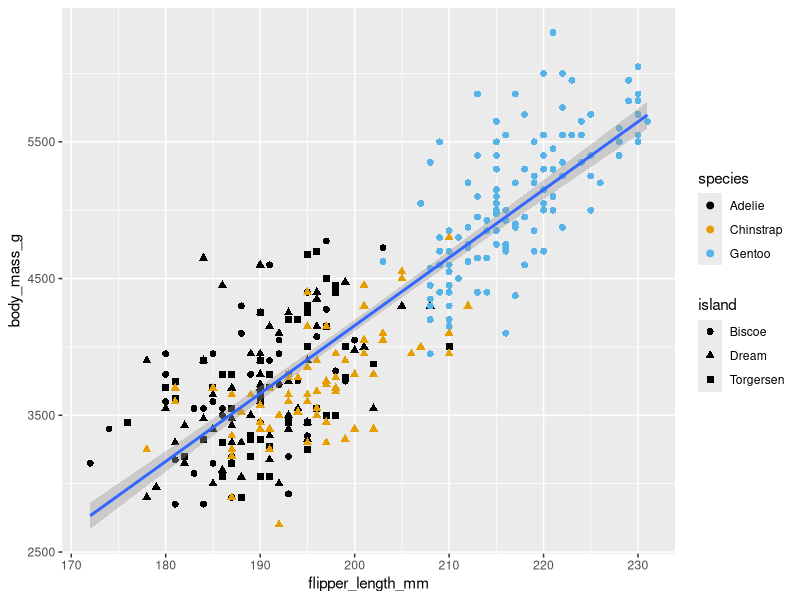
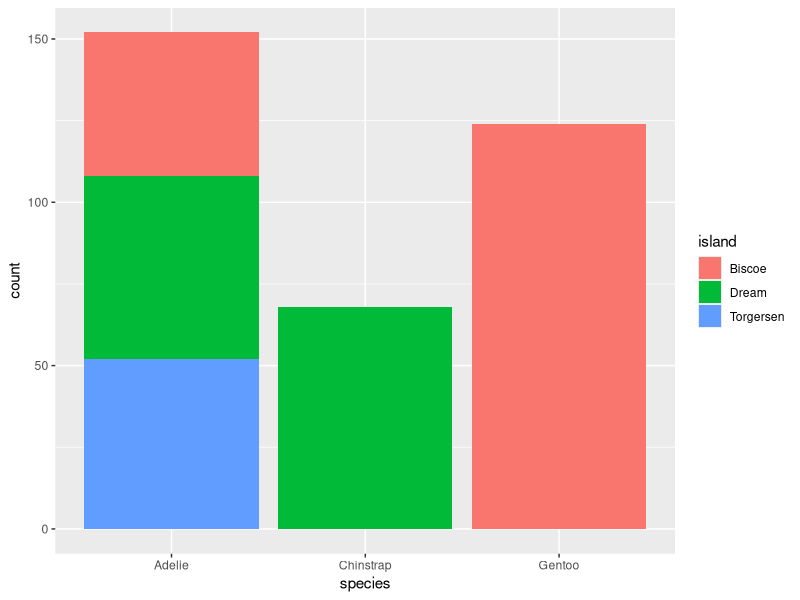

Recreate these plots in R, in order.
###
# notes from class
###

# data frames are a type of list (tibbles in tidyverse are similar to data frames)

# search for information about different r packages through cran

# in penguin dat aset want to find the max and min value - use range(penguins$body_mass_g)
# but doing this as such will give NA NA bc there are NA values in the data set so before
# calling one must remove the NAs by doing range(penguins$body_mass_g, na.rm = T)

# geom_smooth() will always default to "loess" if a method is not otherwise specified 

###
# ggplot2 demo
###

# load in necessary libraries
library(tidyverse)
library(palmerpenguins)
library(ggthemes)

# load the penguins data set into r
data("penguins")

# example data processing to figure out x and y range for plotted variables
range(penguins$body_mass_g, na.rm = T)
range(penguins$flipper_length_mm, na.rm = T)

# define the ggplot to visualize the penguin data
# in ggplot mapping asks for information regarding x and y 
# geom_point() says to plot the data in the form of a scatter plot
# geom_smooth(method = "lm") will produce a straight linear regression on the plot
# every geom is able to have its own mapping
ggplot(data = penguins, mapping = aes(x = flipper_length_mm, y = body_mass_g)) +
  geom_point(mapping = aes(color = species, shape = island), size = 2) +
  geom_smooth(method = "lm") + scale_color_colorblind()

# use ggplot to plot a bar chart and a histogram (different geom types)
ggplot(penguins, aes(x = species)) + geom_bar(mapping = aes(fill = island))